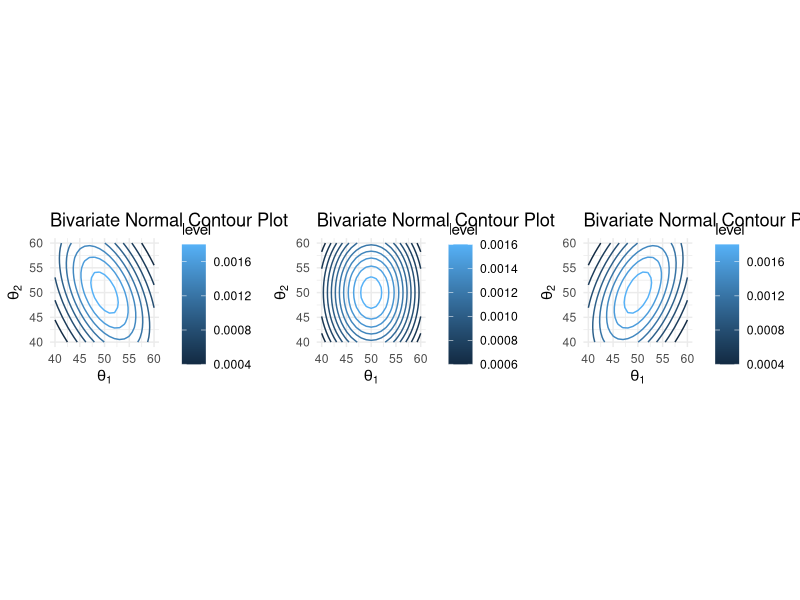

Generate this figure with R:
## ---- chunk 1
knitr::opts_chunk$set(echo = TRUE)

pkg <- c("tidyverse",
         "ggthemes",
         "rvest",
         "gridExtra",
         "MASS",
         "mvtnorm")

lapply(X = pkg, FUN = library, character.only = T)

set.seed(27)

## ---- chunk 2

library(tidyverse)
library(mvtnorm)

set.seed(27)
dist1 <- 40:60

# Define parameters
mu <- c(50, 50)
Sigma1 <- matrix(c(64, -48, -48, 144), nrow = 2, byrow = TRUE)
Sigma2 <- matrix(c(64, 0, 0, 144), nrow = 2, byrow = TRUE)
Sigma3 <- matrix(c(64, 48, 48, 144), nrow = 2, byrow = TRUE)

# Create the grid and calculate PDF
plot_data <- tibble(
  y1 = rep(x = dist1, each = length(dist1)), 
  y2 = rep(x = dist1, times = length(dist1))
) %>%
  mutate(
    # dmvnorm expects a matrix or data frame of coordinates
    pdf1 = dmvnorm(x = cbind(y1, y2), mean = mu, sigma = Sigma1), 
    pdf2 = dmvnorm(x = cbind(y1, y2), mean = mu, sigma = Sigma2),
    pdf3 = dmvnorm(x = cbind(y1, y2), mean = mu, sigma = Sigma3)
  )

# negatively correlated
p1 <- ggplot(plot_data, aes(x = y1, y = y2, z = pdf1)) +
  geom_contour(aes(color = after_stat(level))) + # color codes the isobars
  coord_fixed() + # Keeps the aspect ratio 1:1
  theme_minimal() +
  labs(title = "Bivariate Normal Contour Plot",
       x = expression(theta[1]),
       y = expression(theta[2]))

# uncorrelated
p2 <- ggplot(plot_data, aes(x = y1, y = y2, z = pdf2)) +
  geom_contour(aes(color = after_stat(level))) + # color codes the isobars
  coord_fixed() + # Keeps the aspect ratio 1:1
  theme_minimal() +
  labs(title = "Bivariate Normal Contour Plot",
       x = expression(theta[1]),
       y = expression(theta[2]))

# positively correlated
p3 <- ggplot(plot_data, aes(x = y1, y = y2, z = pdf3)) +
  geom_contour(aes(color = after_stat(level))) + # color codes the isobars
  coord_fixed() + # Keeps the aspect ratio 1:1
  theme_minimal() +
  labs(title = "Bivariate Normal Contour Plot",
       x = expression(theta[1]),
       y = expression(theta[2]))

gridExtra::grid.arrange(p1, p2, p3, nrow = 1)
